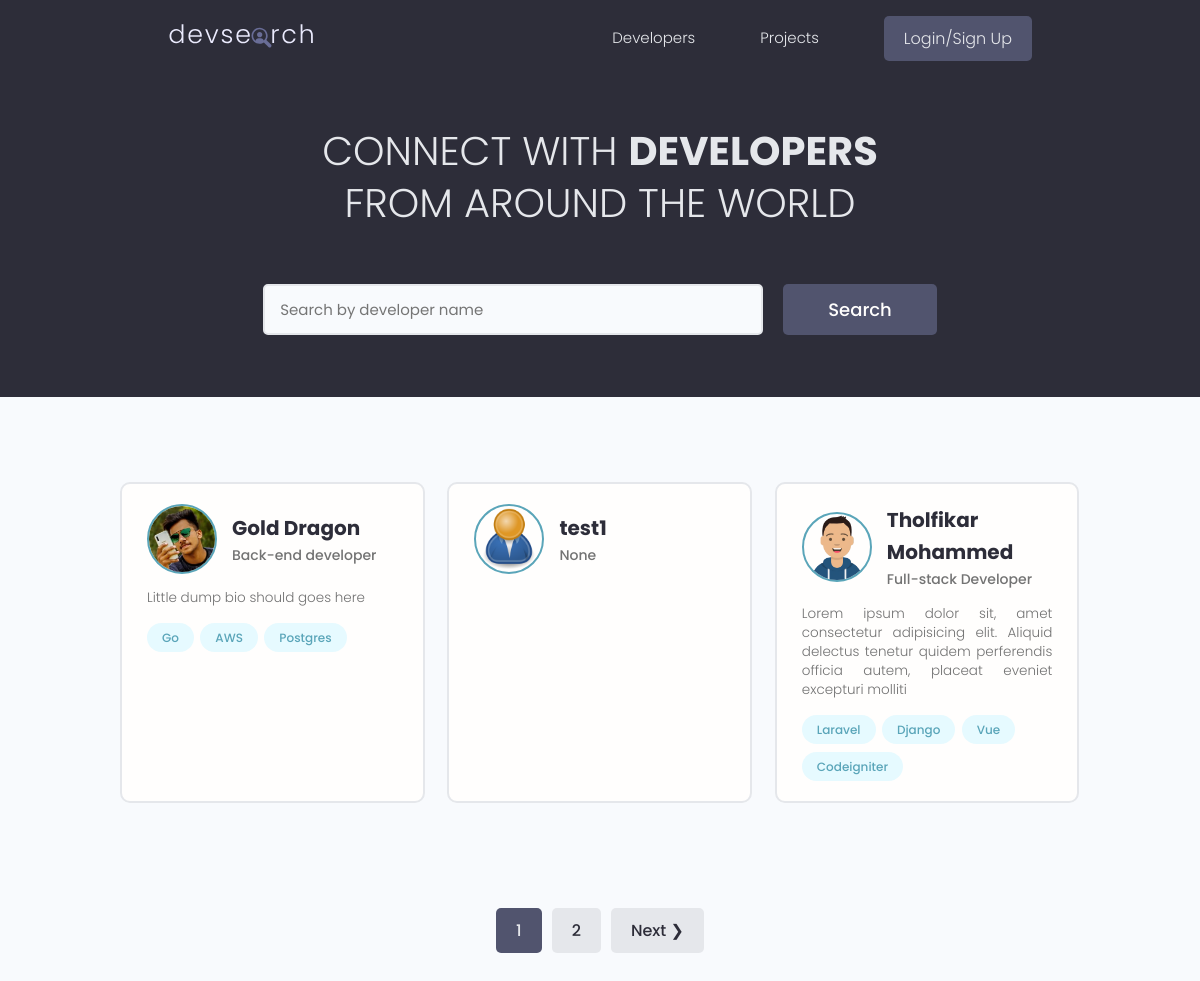
The page / on the database its author committed.
### users/models.py (models this page shows, shortened)
class Profile(models.Model):
    user = models.OneToOneField(
        User, on_delete=models.CASCADE, null=True, blank=True)
    name = models.CharField(max_length=255, null=True, blank=True)
    username = models.CharField(max_length=255, null=True, blank=True)
    location = models.CharField(max_length=255, null=True, blank=True)
    email = models.EmailField(max_length=255, null=True, blank=True)
    short_intro = models.CharField(max_length=255, null=True, blank=True)
    bio = models.TextField(null=True, blank=True)
    profile_image = models.ImageField(
        null=True, blank=True, upload_to='uploaded-images/profiles', default='images/user-default.png')
    social_github = models.CharField(max_length=255, null=True, blank=True)
    social_stackoverflow = models.CharField(max_length=255, null=True, blank=True)
    social_twitter = models.CharField(max_length=255, null=True, blank=True)
    social_linkedin = models.CharField(max_length=255, null=True, blank=True)
    social_youtube = models.CharField(max_length=255, null=True, blank=True)
    social_website = models.CharField(max_length=255, null=True, blank=True)
    created_at = models.DateTimeField(auto_now_add=True)
    id = models.UUIDField(default=uuid.uuid4, unique=True,
                          primary_key=True, editable=False)

class Skills(models.Model):
    owner = models.ForeignKey(Profile,on_delete=models.CASCADE,null=True,blank=True)
    skillName = models.CharField(max_length=255,null=True,blank=True)
    description = models.TextField(null=True,blank=True)
    created_at = models.DateTimeField(auto_now_add=True)
    id = models.UUIDField(default=uuid.uuid4, unique=True,
                          primary_key=True, editable=False)

### users/views.py (the view)
# urls.py: path('', views.profiles, name='profiles'),
def profiles(request):
    profiles, search_query = searchProfiles(request)
    custom_range, profiles = paginateProfiles(request,profiles,3)
    context = {'profiles': profiles, 'search_query': search_query, 'custom_range':custom_range}
    return render(request, 'users/profiles.html', context)

### users/utils.py (called while the page is built)
def searchProfiles(request):
  search_query = ''
  if request.GET.get('search_query'):
    search_query = request.GET.get('search_query')
  skills = Skills.objects.filter(skillName__icontains=search_query)
  profiles = Profile.objects.distinct().filter(
      Q(name__icontains=search_query) |
      Q(short_intro__icontains=search_query) |
      Q(skills__in=skills)
      )
  return profiles, search_query

def paginateProfiles(request,profiles,result):
    page = request.GET.get('page')
    paginator = Paginator(profiles, result)
    try:
        profiles = paginator.page(page)
    except PageNotAnInteger:
        page = 1
        profiles = paginator.page(page)
    except EmptyPage:
        page = paginator.num_pages
        profiles = paginator.page(page)
    leftIndex = (int(page) - 4)
    if leftIndex < 1:
        leftIndex = 1
    rightIndex = (int(page) + 5)
    if rightIndex > paginator.num_pages:
        rightIndex = paginator.num_pages + 1
    custom_range = range(leftIndex, rightIndex)
    return custom_range,profiles

### users/templates/users/profiles.html (shortened to what this page needs)
{% extends 'main.html' %}
{% block content %}
<main class="home">
  <section class="hero-section text-center">
    <div class="container container--narrow">
      <div class="hero-section__box">
        <h2>CONNECT WITH <span>DEVELOPERS</span></h2>
        <h2>FROM AROUND THE WORLD</h2>
      </div>
      <div class="hero-section__search">
        <form class="form" action="" method="get">
          <div class="form__field">
            <input class="input input--text" id="formInput#search" type="text" name="search_query" value="{{ search_query }}"
              placeholder="Search by developer name" />
          </div>
          <input class="btn btn--sub btn--lg" type="submit" value="Search" />
        </form>
      </div>
    </div>
  </section>
  <section class="devlist">
    <div class="container">
      <div class="grid grid--three">
        {% for profile in profiles %}
        <div class="column card">
          <div class="dev">
            <a href="{% url 'user-profile' profile.id %}" class="card__body">
              <div class="dev__profile">
                <img class="avatar avatar--md" src="{{ profile.profile_image.url }}" alt="image" />
                <div class="dev__meta">
                  <h3>{{ profile.name }}</h3>
                  <h5>{{ profile.short_intro|slice:'150' }}</h5>
                </div>
              </div>
              <p class="dev__info">{{ profile.bio|slice:'150' }}</p>
              <div class="dev__skills">
                {% for skill in profile.skills_set.all|slice:'6' %}
                <span class="tag tag--pill tag--main">
                  <small>{{ skill.skillName }}</small>
                </span>
                {% endfor %}
              </div>
            </a>
          </div>
        </div>
        {% endfor %}
      </div>
    </div>
  </section>
  {% include "pagination.html" with queryset=profiles custom_range=custom_range %}
</main>
{% endblock content %}

### templates/main.html (shortened to what this page needs)
<!DOCTYPE html>
{% load static %}
<html lang="en">
<head>
  <link rel="stylesheet" href="https://cdn.iconmonstr.com/1.3.0/css/iconmonstr-iconic-font.min.css" />
  <link rel="stylesheet" href="{% static 'uikit/styles/uikit.css' %}" />
  <link rel="stylesheet" href="{% static 'styles/app.css' %}" />
</head>
<body>
  {% include 'navbar.html' %}
  {% block content %}
  {% endblock content %}
</body>
</html>

### templates/navbar.html (shortened to what this page needs)
{% load static %}
  <header class="header">
    <div class="container container--narrow">
      <a href="{% url 'profiles' %}" class="header__logo">
        <img src="{% static 'images/logo.svg' %}" alt="DevSearch Logo" />
      </a>
      <nav class="header__nav">
        <ul class="header__menu">
          <li class="header__menuItem"><a href="{% url 'profiles' %}">Developers</a></li>
          <li class="header__menuItem"><a href="{% url 'projects' %}">Projects</a></li>
          {% if request.user.is_authenticated %}
          <li class="header__menuItem"><a href="{% url 'inbox' %}">Inbox</a></li>
          <li class="header__menuItem"><a href="{% url 'user-account' %}">Account</a></li>
          <li class="header__menuItem"><a href="{% url 'logout' %}" class="btn btn--sub">Logout</a></li>
          {% else %}
          <li class="header__menuItem"><a href="{% url 'login' %}" class="btn btn--sub">Login/Sign Up</a></li>
          {% endif %}
        </ul>
      </nav>
    </div>
  </header>

### templates/pagination.html (shortened to what this page needs)
{% if queryset.has_other_pages %}
<div class="pagination">
  <ul class="container">
    {% for page in custom_range %}
    {% if page == queryset.number %}
    <li><a href="?search_query={{search_query}}&page={{ page }}" class="btn page-link btn--sub">{{ page }}</a></li>
    {% else %}
    <li><a href="?search_query={{search_query}}&page={{ page }}" class="btn page-link">{{ page }}</a></li>
    {% endif %}
    {% endfor %}
    {% if queryset.has_next %}
    <li><a href="?search_query={{search_query}}&page={{ queryset.next_page_number }}" class="btn">Next &#10095;</a></li>
    {% endif %}
  </ul>
</div>
{% endif %}

### static/styles/app.css (style rules this page uses)
:root { --color-sub: #2d2d39; }
.btn--sub { background-color: var(--color-sub-light); }
.card { border: 2px solid var(--color-light); }
img { width: 100%; }
.header { position: sticky; z-index: 111; background-color: var(--color-sub); padding: 1.5rem 0; }
.header > .container { display: flex; justify-content: space-between; align-items: center; }
.header__logo > img { height: 3.8rem; }
.header__nav > ul { display: inline-flex; align-items: center; list-style: none; gap: 6.5rem; }
.header__menuItem > a { color: var(--color-light); font-weight: 300; }
.hero-section { height: 40vh; display: flex; align-items: center; background-color: var(--color-sub); }
.hero-section__box { margin-bottom: 4rem; }
.hero-section__box > h2, .hero-section__box > h2 > span { font-size: 4rem; color: var(--color-light); line-height: 1.3; text-transform: uppercase; }
.hero-section__box > h2 { font-weight: 300; }
.hero-section__box > h2 > span { font-weight: 700; }
.hero-section__search > .form { display: flex; align-items: center; justify-content: center; gap: 2rem; }
.hero-section__search > .form input.input--text { width: 50rem; }
.devlist { margin-top: 8rem; }
.devlist .grid { align-items: stretch; }
.devlist .dev .dev__profile { display: flex; align-items: center; gap: 1.5rem; }
.devlist .dev .dev__meta h3 { color: var(--color-sub); font-size: 2rem; font-weight: 700; }
.devlist .dev .dev__meta h5 { color: var(--color-text); font-size: 1.4rem; font-weight: 500; }
.devlist .dev .dev__info { margin: 1.5rem 0; font-size: 1.35rem; line-height: 1.4; text-align: justify; }
.pagination { margin-top: 8rem; margin-bottom: 10rem; }
.pagination > ul { flex-wrap: wrap; list-style: none; display: flex; align-items: center; justify-content: center; gap: 1rem; }
.pagination .btn { color: var(--color-sub); }
.pagination .btn.btn--sub { color: var(--color-light); }

### static/uikit/styles/modules/_variables.css (style rules this page uses)
:root { --color-main: #5aa5b9; --color-main-light: #e6faff; --color-sub: #3f4156; --color-sub-light: #51546e; --color-sub-lighter: #ededfd; --color-text: #737373; --color-gray: #8b8b8b; --color-light: #e5e7eb; --color-light-gray: #767676; --color-bg: #f8fafd; --color-white: #fffefd; --color-white-light: #f3f3f3; --color-success: #359e64; --color-success-bg: #def8e8; --color-error: #fc4b0b; --color-error-bg: #fff2ee; --font-base: 'Poppins', arial, helvetica, 'Segoe UI', roboto, ubuntu, sans-serif; --font-monospace: 'Fira Code', 'Courier New', courier, monospace; --font-regular: 300; --font-medium: 500; --font-bold: 700; --generic-shadow: 1px 1px 5px #00000010; --generic-transition: all 0.3s ease-in-out; }

### static/uikit/styles/modules/_base.css (style rules this page uses)
* { margin: 0; padding: 0; box-sizing: border-box; text-rendering: optimizeLegibility; color: inherit; font-size: inherit; }
html { font-size: 50%; }
@media only screen and (min-width: 480px) { html { font-size: 56.25%; } }
@media only screen and (min-width: 1200px) { html { font-size: 62.5%; } }
body { line-height: 1.6; font-weight: 400; font-size: 1.5rem; color: var(--color-text); background-color: var(--color-bg); min-height: 100vh; }

### static/uikit/styles/modules/_typography.css (style rules this page uses)
* { font-family: var(--font-base); }
h2 { font-size: 3.6rem; font-weight: var(--font-bold); }
h3 { font-size: 3.2rem; font-weight: var(--font-medium); }
h5 { font-size: 2.4rem; font-weight: var(--font-medium); }
h5, h6 { font-weight: var(--font-regular); }
p, span, strong { font-size: 1.6rem; color: var(--color-text); font-weight: var(--font-regular); }
a { padding-bottom: 2px; text-decoration: none; display: inline-block; color: var(--color-main); font-weight: var(--font-medium); }

### static/uikit/styles/modules/_utilities.css (style rules this page uses)
.container { width: 92%; max-width: 165rem; margin: 0 auto; box-sizing: border-box; }
.container--narrow { width: 92%; max-width: 120rem; }
@media screen and (min-width: 1000px) { .container { width: 90%; } }
@media screen and (min-width: 1000px) { .container--narrow { width: 85%; } }
@media screen and (min-width: 1200px) { .container { width: 80%; } }
@media screen and (min-width: 1200px) { .container--narrow { width: 72%; } }
.text-center { text-align: center; }

### static/uikit/styles/modules/_avatar.css (style rules this page uses)
.avatar { border-radius: 50%; border: 2px solid var(--color-main); object-fit: cover; }
.avatar--md { height: 7rem; width: 7rem; }

### static/uikit/styles/modules/_card.css (style rules this page uses)
.card { border-radius: 1rem; background-color: var(--color-white); border: 1.5px solid var(--color-light); width: auto; height: auto; margin-top: 0.5rem; margin-bottom: 0.5rem; overflow: hidden; }
.card__body, .card__header { padding: 2rem 2.5rem; }

### rows shown on the page
Profile: profile_image (picture), name "Gold Dragon", short_intro "Back-end developer", bio "Little dump bio should goes here"
Skills: skillName "Go"
Skills: skillName "AWS"
Skills: skillName "Postgres"
Profile: profile_image (placeholder picture), name "test1", short_intro "None"
Profile: profile_image (picture), name "Tholfikar Mohammed", short_intro "Full-stack Developer", bio "Lorem ipsum dolor sit, amet consectetur adipisicing elit. Aliquid delectus tenetur quidem perferendis officia autem, placeat eveniet excepturi molliti"
Skills: skillName "Laravel"
Skills: skillName "Django"
Skills: skillName "Vue"
Skills: skillName "Codeigniter"

### other values the page prints
{{ page }} "1"
{{ page }} "2"
